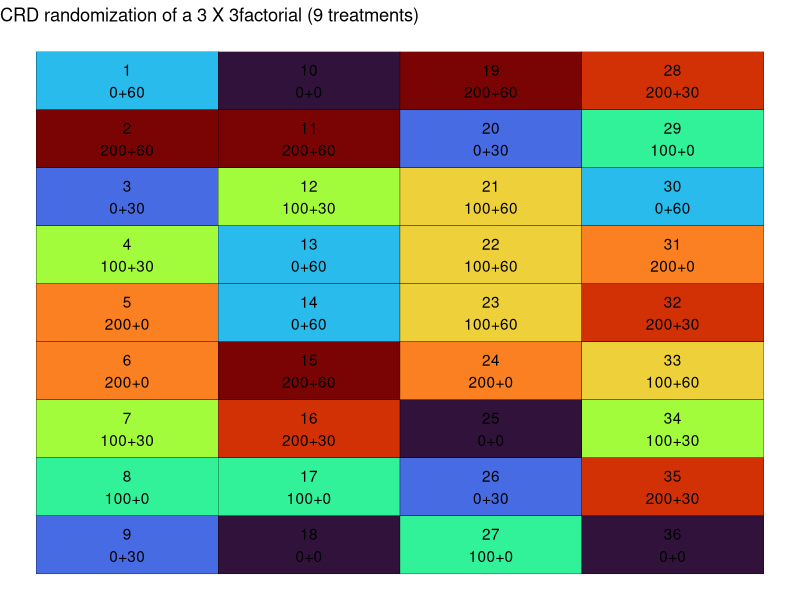
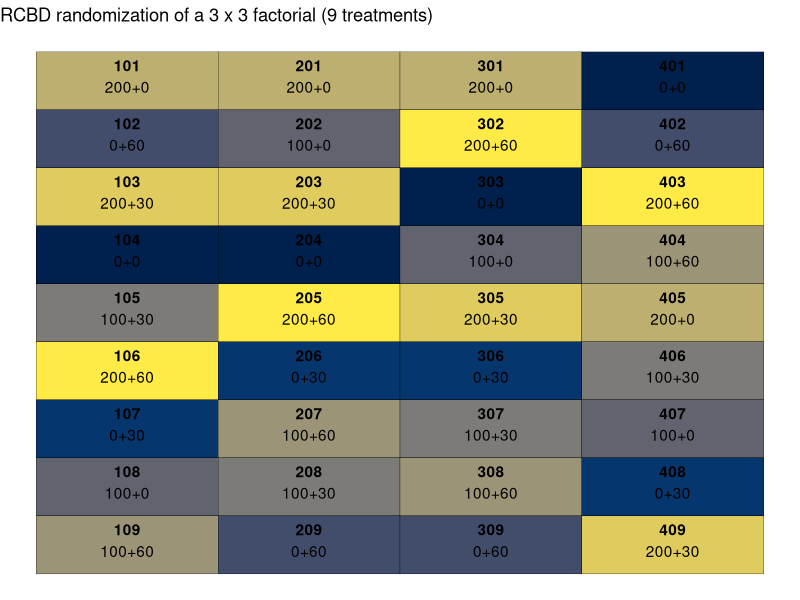
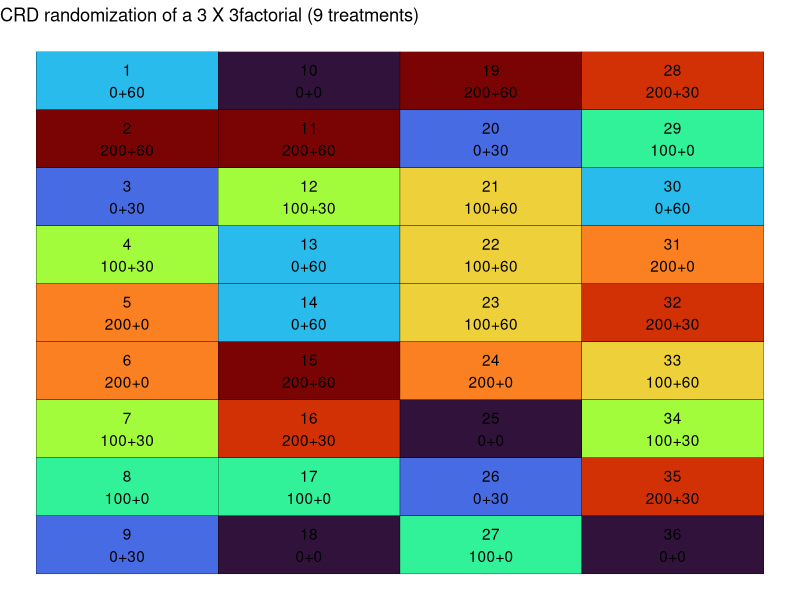

Reproduce these figures in R, in order. (Note: this script raises an error after producing the figures.)
## ---- chunk 1
# Loading packages
library(tidyverse) # for data wrangling and plotting
## ---- chunk 2
trts <- crossing(nrate_kgha = c(0, 100, 200),
                 krate_kgha = c(0,30,60)
                 ) %>%
  mutate(trtnum = 1:nrow(.)) %>%
  mutate(trtname = paste0(nrate_kgha, "+", krate_kgha))

trts
## ---- chunk 3
# Setting seed to get same randomization result every time
set.seed(250)

crd_rand <- crossing(trtname = trts$trtname,
                     rep = 1:4
                     ) %>%   
  # Since plots are organized without a structure, let's number them 1 through 36
mutate(plot = 1:nrow(.)) %>%
  # Randomizing trtname to plots, without restrictions 
mutate(plot = sample(plot)) %>%
  arrange(plot)

crd_rand
## ---- chunk 4
crd_layout <- crd_rand %>%
  # Defining number of rows and columns in the field for plotting purposes
mutate(row = rep(1:4, each = 9)) %>%
  mutate(col = rep(seq(from = 1,
                   to = 9,
                   by = 1), times = 4
         )) %>%
  # Creating plot and trtname labels for plotting
mutate(lab = paste0(plot, "\n", trtname))

crd_layout
## ---- chunk 5
ggplot(data = crd_layout,
       aes(x = row, y = -col)
       ) +
  geom_tile(aes(fill = trtname),
            color = "black",
            show.legend = F,
            ) + 
  geom_text(aes(label = lab), vjust = 0.5) +
  labs(title = "CRD randomization of a 3 X 3factorial (9 treatments)") +
  theme_void() +
  scale_fill_viridis_d(option = "turbo")

ggsave("../output/crd_layoutmap_Polycarpe.png",
       height = 4,
       width = 6,
       bg = "white")

## ---- chunk 6
# Setting seed to get same randomization result every time
set.seed(850)

rcbd_rand <- crossing(trtname = trts$trtname,
                      rep = 1:4
                      ) %>%
  arrange(rep) %>%
  group_by(rep) %>%
  mutate(trtname = sample(trtname)) %>%
  mutate(plot = (rep*100) + 1:9) %>%
  ungroup()

rcbd_rand
## ---- chunk 7
rcbd_rand %>%
  group_by(rep, trtname) %>%
  tally() #%>%
  #filter(n>1)
## ---- chunk 8
rcbd_layout <- rcbd_rand %>%
  # Defining number of rows and columns in the field for plotting purposes
  mutate(row = rep(1:4, each = 9)) %>%
  mutate(col = rep(seq(from = 1, 
                       to = 9, #total number of treatments, 
                       by = 1), 
                   times = 4 #total number of blocks
  )) %>%
  # Creating plot and trtname labels for plotting
  mutate(lab = paste0(plot, "\n", trtname))

rcbd_layout
## ---- chunk 9
ggplot(data = rcbd_layout, aes(x = row, 
                               y = -col))+
  geom_tile(aes(fill = trtname),
            color = "black",
            show.legend = F
  )+
  geom_text(aes(label = plot), fontface = "bold", vjust = -.8)+
  geom_text(aes(label = trtname), vjust = 1)+
  labs(title = "RCBD randomization of a 3 x 3 factorial (9 treatments)") +
  theme_void() +
  scale_fill_viridis_d(option = "cividis")

## ---- chunk 10
rcbd_rand %>%
  # Retrieving other information contained in trts
left_join(trts) %>%
  # Rearranging columns  
dplyr::select(plot, rep, trtname, trtnum, nrate_kgha, krate_kgha) %>%
  write_csv("../output/rcbd_randomization_table.csv")

## ---- chunk 11
ggsave("../output/rcbd_layoutmap_Polycarpe.png",
       width = 6,
       height = 4,
       bg = "white")
